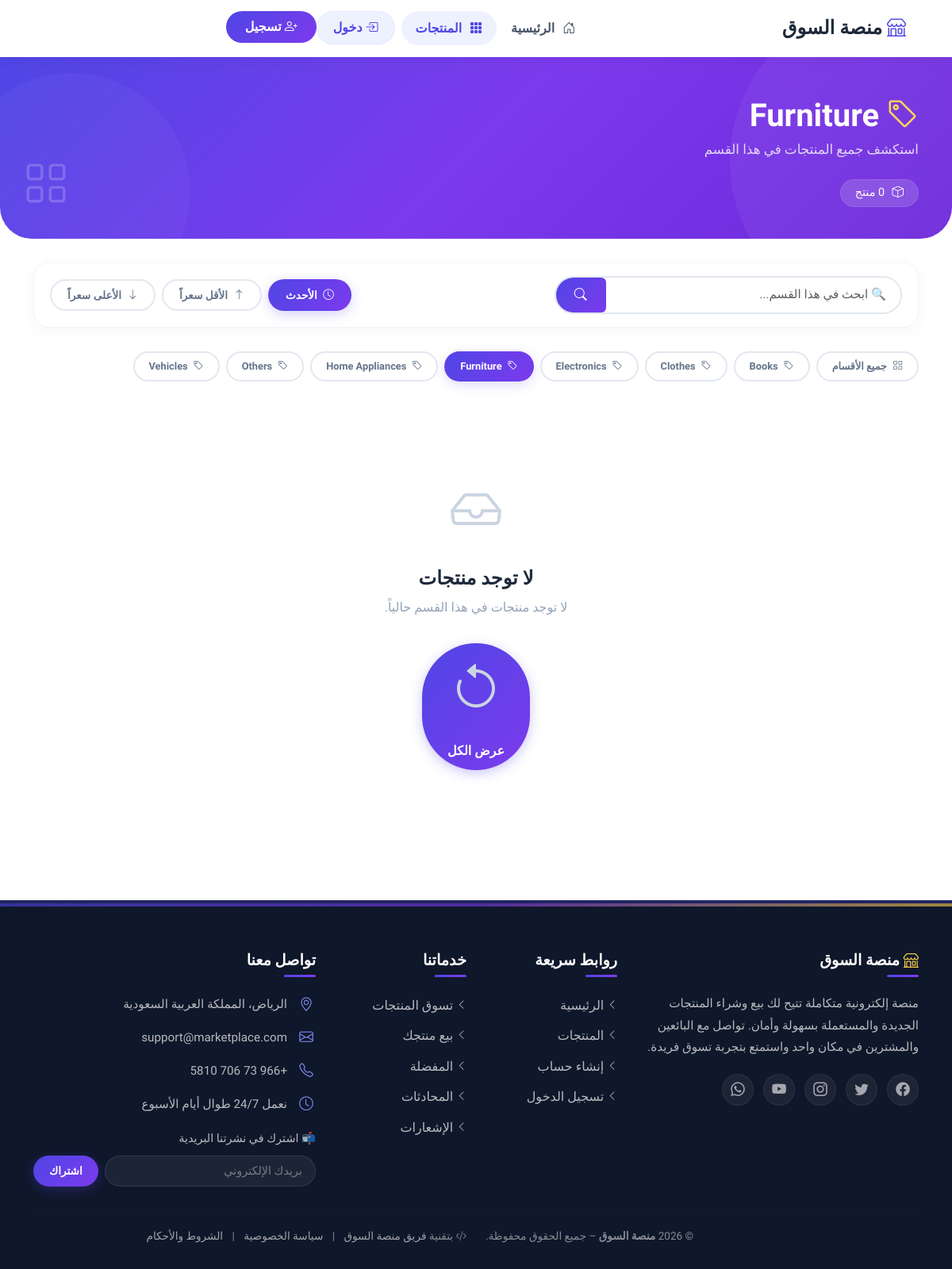
The page /products/category.php?id=1 on the database its author committed.
### tables this page shows
CREATE TABLE IF NOT EXISTS `categories` (
  `id` INT(11) NOT NULL AUTO_INCREMENT,
  `name` VARCHAR(50) NOT NULL,
  `slug` VARCHAR(50) NOT NULL UNIQUE,
  `created_at` TIMESTAMP NOT NULL DEFAULT CURRENT_TIMESTAMP,
  PRIMARY KEY (`id`)
);

### includes/helpers.php (called while the page is built, shortened)
<?php
function sanitizeInput(string $data): string {
    $data = trim($data);
    $data = stripslashes($data);
    $data = htmlspecialchars($data, ENT_QUOTES, 'UTF-8');
    return $data;
}

### products/category.php (the view, shortened to what this page needs)
<?php
require_once '../includes/helpers.php';
$categoryId = filter_var($_GET['id'] ?? 0, FILTER_VALIDATE_INT);
$search = sanitizeInput($_GET['search'] ?? '');
$sort = $_GET['sort'] ?? 'newest';
$page = max(1, filter_var($_GET['page'] ?? 1, FILTER_VALIDATE_INT));
$limit = 12;
$offset = ($page - 1) * $limit;
try {
    $db = Database::getConnection();
    $stmtCat = $db->prepare('SELECT id, name, slug FROM categories WHERE id = ?');
    $stmtCat->execute([$categoryId]);
    $category = $stmtCat->fetch();
    $whereConditions = ['p.category_id = ?', 'p.status = "available"'];
    $params = [$categoryId];
    $whereClause = implode(' AND ', $whereConditions);
    $orderBy = match($sort) {
        'price_low' => 'p.price ASC',
        'price_high' => 'p.price DESC',
        'oldest' => 'p.created_at ASC',
        default => 'p.created_at DESC'
    };
    $countSql = "SELECT COUNT(*) as total FROM products p WHERE $whereClause";
    $stmt = $db->prepare($countSql);
    $stmt->execute($params);
    $total = $stmt->fetch()['total'];
    $sql = "SELECT p.*, u.name as seller_name,
            (SELECT image_path FROM product_images WHERE product_id = p.id AND is_primary = 1 LIMIT 1) as primary_image
            FROM products p
            JOIN users u ON p.seller_id = u.id
            WHERE $whereClause
            ORDER BY $orderBy
            LIMIT ? OFFSET ?";
    $stmt = $db->prepare($sql);
    $params[] = $limit;
    $params[] = $offset;
    $stmt->execute($params);
    $products = $stmt->fetchAll();
    $stmtAllCats = $db->query('SELECT id, name FROM categories ORDER BY name');
    $allCategories = $stmtAllCats->fetchAll();
} catch (PDOException $e) {
    $error = 'حدث خطأ في تحميل المنتجات.';
    $products = [];
    $allCategories = [];
}
require_once '../includes/header.php';
?>
<section class="category-header">
    <div class="container">
        <div class="row align-items-center">
            <div class="col-lg-8">
                <h1 class="page-title">
                    <i class="bi bi-tag"></i> <?php echo htmlspecialchars($category['name']); ?>
                </h1>
                <p class="page-subtitle">استكشف جميع المنتجات في هذا القسم</p>
                <span class="product-count">
                    <i class="bi bi-box"></i> <?php echo $total; ?> منتج
                </span>
            </div>
            <div class="col-lg-4 text-center d-none d-lg-block">
                <i class="bi bi-grid category-icon"></i>
            </div>
        </div>
    </div>
</section>
<div class="container pb-4">
    <div class="filter-section">
        <div class="row align-items-center g-3">
            <div class="col-md-5">
                <div class="search-box">
                    <form method="GET" action="">
                        <div class="input-group">
                            <input type="text" class="form-control" name="search" placeholder="🔍 ابحث في هذا القسم..." value="<?php echo htmlspecialchars($search); ?>">
                            <button class="btn btn-search" type="submit">
                                <i class="bi bi-search"></i>
                            </button>
                        </div>
                    </form>
                </div>
            </div>
            <div class="col-md-7">
                <div class="sort-buttons d-flex flex-wrap gap-2 justify-content-md-end">
                    <a href="?id=<?php echo $categoryId; ?>&sort=newest<?php echo $search ? '&search='.urlencode($search) : ''; ?>" class="btn <?php echo $sort === 'newest' ? 'active' : ''; ?>">
                        <i class="bi bi-clock"></i> الأحدث
                    </a>
                    <a href="?id=<?php echo $categoryId; ?>&sort=price_low<?php echo $search ? '&search='.urlencode($search) : ''; ?>" class="btn <?php echo $sort === 'price_low' ? 'active' : ''; ?>">
                        <i class="bi bi-arrow-up"></i> الأقل سعراً
                    </a>
                    <a href="?id=<?php echo $categoryId; ?>&sort=price_high<?php echo $search ? '&search='.urlencode($search) : ''; ?>" class="btn <?php echo $sort === 'price_high' ? 'active' : ''; ?>">
                        <i class="bi bi-arrow-down"></i> الأعلى سعراً
                    </a>
                </div>
            </div>
        </div>
    </div>
    <div class="category-pills">
        <a href="index.php" class="pill <?php echo !isset($_GET['id']) ? 'active' : ''; ?>">
            <i class="bi bi-grid"></i> جميع الأقسام
        </a>
        <?php foreach ($allCategories as $cat): ?>
            <a href="category.php?id=<?php echo $cat['id']; ?>" class="pill <?php echo $cat['id'] == $categoryId ? 'active' : ''; ?>">
                <i class="bi bi-tag"></i> <?php echo htmlspecialchars($cat['name']); ?>
            </a>
        <?php endforeach; ?>
    </div>
    <?php if (empty($products)): ?>
        <div class="empty-state">
            <i class="bi bi-inbox"></i>
            <h4>لا توجد منتجات</h4>
            <p>
                <?php if (!empty($search)): ?>
                    لم يتم العثور على نتائج مطابقة لبحثك في هذا القسم.
                <?php else: ?>
                    لا توجد منتجات في هذا القسم حالياً.
                <?php endif; ?>
            </p>
            <a href="category.php?id=<?php echo $categoryId; ?>" class="btn btn-primary rounded-pill mt-3">
                <i class="bi bi-arrow-counterclockwise"></i> عرض الكل
            </a>
        </div>
    <?php endif; ?>
</div>
<?php
require_once '../includes/footer.php';
?>
</body>
</html>

### assets/css/style.css (style rules this page uses)
:root { --primary: #4F46E5; --primary-dark: #4338CA; --primary-light: #818CF8; --secondary: #7C3AED; --gradient-main: linear-gradient(135deg, #4F46E5 0%, #7C3AED 100%); --gradient-hero: linear-gradient(135deg, #4F46E5 0%, #7C3AED 50%, #6D28D9 100%); --text-dark: #1A202C; --text-muted: #4A5568; --bg-light: #F7FAFC; --card-shadow: 0 10px 40px rgba(79, 70, 229, 0.08); --card-hover-shadow: 0 20px 60px rgba(79, 70, 229, 0.15); --radius-lg: 24px; --radius-md: 16px; --radius-sm: 12px; --transition: all 0.3s cubic-bezier(0.4, 0, 0.2, 1); }
* { font-family: 'Tajawal', sans-serif; margin: 0; padding: 0; box-sizing: border-box; }
body { background-color: #FFFFFF; color: var(--text-dark); line-height: 1.7; overflow-x: hidden; }
a { text-decoration: none; transition: var(--transition); }
.btn-primary { background: var(--gradient-main); border: none; color: #fff; padding: 12px 32px; border-radius: 50px; font-weight: 700; transition: var(--transition); box-shadow: 0 4px 15px rgba(79, 70, 229, 0.3); }

### products/category.php (style rules this page uses)
.category-header { background: linear-gradient(135deg, #4F46E5 0%, #7C3AED 50%, #6D28D9 100%); padding: 50px 0 40px; border-radius: 0 0 40px 40px; margin-bottom: 30px; position: relative; overflow: hidden; }
.category-header::before { content: ''; position: absolute; top: -30%; right: -10%; width: 400px; height: 400px; background: rgba(255,255,255,0.05); border-radius: 50%; }
.category-header::after { content: ''; position: absolute; bottom: -40%; left: -5%; width: 300px; height: 300px; background: rgba(255,255,255,0.03); border-radius: 50%; }
.category-header .category-icon { font-size: 3.5rem; color: rgba(255,255,255,0.2); position: absolute; left: 30px; bottom: 20px; }
.category-header .page-title { color: #fff; font-weight: 900; font-size: 2.5rem; margin-bottom: 4px; }
.category-header .page-title i { color: #FCD34D; }
.category-header .page-subtitle { color: rgba(255,255,255,0.8); font-size: 1.05rem; }
.category-header .product-count { display: inline-block; background: rgba(255,255,255,0.15); backdrop-filter: blur(4px); padding: 4px 18px; border-radius: 30px; color: #fff; font-size: 0.9rem; margin-top: 8px; border: 1px solid rgba(255,255,255,0.1); }
.category-header .product-count i { margin-left: 6px; }
.filter-section { background: #fff; border-radius: 20px; padding: 16px 20px; box-shadow: 0 4px 20px rgba(0,0,0,0.04); border: 1px solid #F1F5F9; margin-bottom: 30px; }
.filter-section .search-box .input-group { border-radius: 30px; overflow: hidden; border: 2px solid #E2E8F0; transition: 0.3s; }
.filter-section .search-box .form-control { border: none; padding: 10px 18px; font-size: 0.95rem; }
.filter-section .search-box .btn-search { background: linear-gradient(135deg, #4F46E5, #7C3AED); border: none; color: #fff; padding: 10px 24px; font-weight: 600; transition: 0.3s; }
.filter-section .sort-buttons .btn { border-radius: 30px !important; padding: 8px 20px; font-weight: 600; font-size: 0.85rem; border: 2px solid #E2E8F0; color: #64748B; transition: 0.3s; }
.filter-section .sort-buttons .btn.active { background: linear-gradient(135deg, #4F46E5, #7C3AED); border-color: transparent; color: #fff; box-shadow: 0 4px 15px rgba(79,70,229,0.25); }
.filter-section .sort-buttons .btn i { margin-left: 4px; }
.category-pills { display: flex; flex-wrap: wrap; gap: 8px; margin-bottom: 30px; }
.category-pills .pill { padding: 6px 18px; border-radius: 30px; font-size: 0.8rem; font-weight: 600; transition: 0.3s; text-decoration: none; border: 2px solid #E2E8F0; color: #64748B; background: #fff; }
.category-pills .pill.active { background: linear-gradient(135deg, #4F46E5, #7C3AED); border-color: transparent; color: #fff; box-shadow: 0 4px 15px rgba(79,70,229,0.2); }
.category-pills .pill i { margin-left: 4px; }
.empty-state { text-align: center; padding: 80px 20px; }
.empty-state i { font-size: 4rem; color: #CBD5E1; display: block; margin-bottom: 16px; }
.empty-state h4 { color: #1E293B; font-weight: 700; }
.empty-state p { color: #94A3B8; font-size: 1rem; }

### rows shown on the page
categories: name "Furniture"
categories: name "Books"
categories: name "Clothes"
categories: name "Electronics"
categories: name "Home Appliances"
categories: name "Others"
categories: name "Vehicles"
